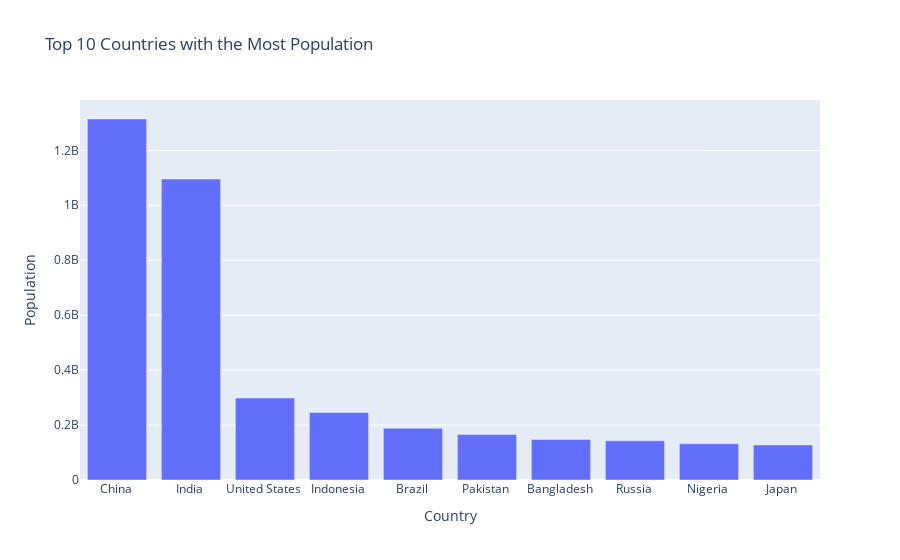

The code cell stored with this chart in its notebook:
### Markdown cell above
## Top 10 Countries with the Most Population

### Code cell
data_pop = df_data.loc[:,['Country', 'Population']]
data_pop.sort_values(by = ['Population'], inplace = True, ascending = False)
pop_bar = px.bar(data_pop[:10], x = 'Country', y = 'Population', title = "Top 10 Countries with the Most Population")
pop_bar.show()

### Figure 1 — Plotly figure (JSON) as saved in the notebook; plotly's stock layout.template omitted (floating-point values rounded to 4 significant figures)
{"data": [{"alignmentgroup": "True", "hovertemplate": "Country=%{x}<br>Population=%{y}<extra></extra>", "legendgroup": "", "marker": {"color": "#636efa"}, "name": "", "offsetgroup": "", "orientation": "v", "showlegend": false, "textposition": "auto", "type": "bar", "x": ["China ", "India ", "United States ", "Indonesia ", "Brazil ", "Pakistan ", "Bangladesh ", "Russia ", "Nigeria ", "Japan "], "xaxis": "x", "y": [1313973713, 1095351995, 298444215, 245452739, 188078227, 165803560, 147365352, 142893540, 131859731, 127463611], "yaxis": "y"}], "layout": {"barmode": "relative", "legend": {"tracegroupgap": 0}, "title": {"text": "Top 10 Countries with the Most Population"}, "xaxis": {"anchor": "y", "domain": [0, 1], "title": {"text": "Country"}}, "yaxis": {"anchor": "x", "domain": [0, 1], "title": {"text": "Population"}}}}
